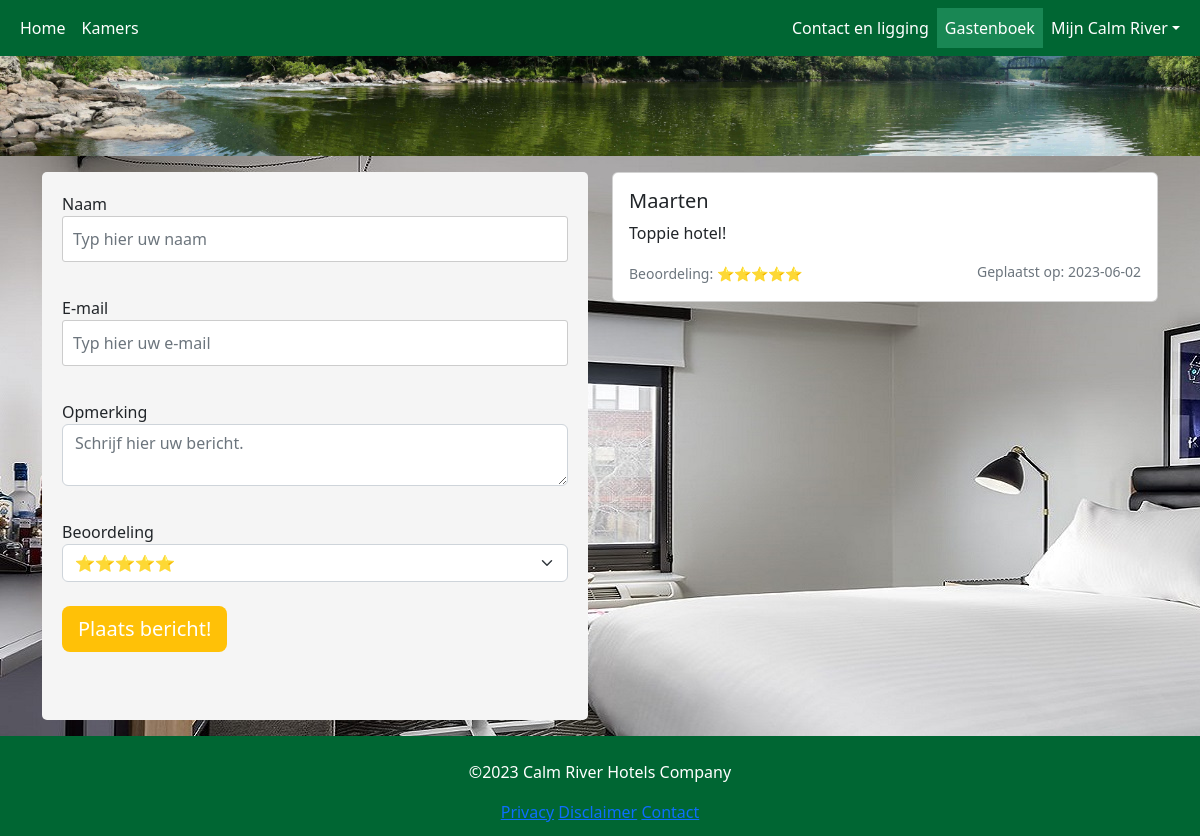
The app's page /reviews with its own data.
### models/Review.py (models this page shows, shortened)
class Review(db.Model):
    __tablename__ = 'reviews'
    id = db.Column(db.Integer, primary_key=True)
    name = db.Column(db.String(50), index=True)
    rating_id = db.Column(db.Integer, db.ForeignKey('ratings.id'), default=5, index=True)
    email = db.Column(db.String(255))
    comment = db.Column(db.Text, nullable=True)
    created_at = db.Column(db.DateTime, nullable=False, unique=False, index=False, default=datetime.utcnow)
    updated_at = db.Column(db.DateTime, nullable=False, unique=False, index=False, default=datetime.utcnow)

### app.py (the view, shortened to what this page needs)
@app.route('/reviews', methods=['GET', 'POST'])
def reviews():
    active_page = 'reviews'
    reviews = Review.query.order_by(Review.created_at.desc()).limit(10).all()
    form = ReviewForm()
    return render_template('reviews/index.html', form=form, reviews=reviews, active_page=active_page)

### forms.py
class ReviewForm(FlaskForm):
    name = StringField('Naam', validators=[DataRequired()], render_kw={"placeholder": "Typ hier uw naam", "class": "form-control"})
    email = StringField('E-mail', validators=[DataRequired(), Email()], render_kw={"placeholder": "Typ hier uw e-mail", "class": "form-control"})
    comment = TextAreaField('Opmerking', render_kw={"placeholder": "Schrijf hier uw bericht.", "class": "form-control"})
    rating_id = SelectField('Beoordeling', choices=[('5', '⭐⭐⭐⭐⭐'), ('4', '⭐⭐⭐⭐'), ('3', '⭐⭐⭐'), ('2', '⭐⭐'), ('1', '⭐')], validators=[DataRequired()], render_kw={"class": "form-select"})
    submit = SubmitField('Plaats bericht!', render_kw={"class": "btn btn-lg btn-warning mb-5 me-3 text-white"})

### templates/reviews/index.html (shortened to what this page needs)
{% extends "base.html" %}
{% block content %}
<div class="container mt-3">
<div class="row">
  <div class="col-md-6 mb-3">
    <form method="POST">
        {{ form.name.label }} {{ form.name() }}<br>
        {{ form.email.label }} {{ form.email() }}<br>
        {{ form.comment.label }} {{ form.comment() }}<br>
        {{ form.rating_id.label }} {{ form.rating_id() }}<br>
        {{ form.submit() }}
    </form>
  </div>
  <div class="col-md-6">
    {% for review in reviews %}
    <div class="card mb-3">
      <div class="card-body">
        <h5 class="card-title">{{ review.name }}</h5>
        <p class="card-text">{{ review.comment }}</p>
        <p class="card-text">
            <small class="text-muted">Beoordeling: {{ review.rating_id * '⭐' }}</small>
            <small class="text-muted float-end">Geplaatst op: {{ review.created_at.strftime('%Y-%m-%d') }}</small>
        </p>
      </div>
    </div>
    {% endfor %}
  </div>
</div>
</div>
{% endblock %}

### static/css/styles.css (style rules this page uses)
* { box-sizing: border-box; }
body { display: flex; flex-direction: column; min-height: 100vh; }
select, input, textarea { border: 1px solid #ced4da; }

### templates/reviews/index.html (style rules this page uses)
body { position: relative; }
body::after { content: ""; background-image: url('/static/img/singleking-desktop.jpg'); opacity: 1; top: 0; left: 0; bottom: 0; right: 0; position: absolute; z-index: -1; }
form { background-color: #f5f5f5; padding: 20px; border-radius: 5px; }
form input[type="text"], form textarea { width: 100%; padding: 10px; margin-bottom: 10px; border: 1px solid #ccc; border-radius: 3px; }
form input[type="submit"] { color: #fff; border: none; cursor: pointer; }

### records on screen
Review: name "Maarten", comment "Toppie hotel!", rating_id "⭐⭐⭐⭐⭐", created_at "2023-06-02"
